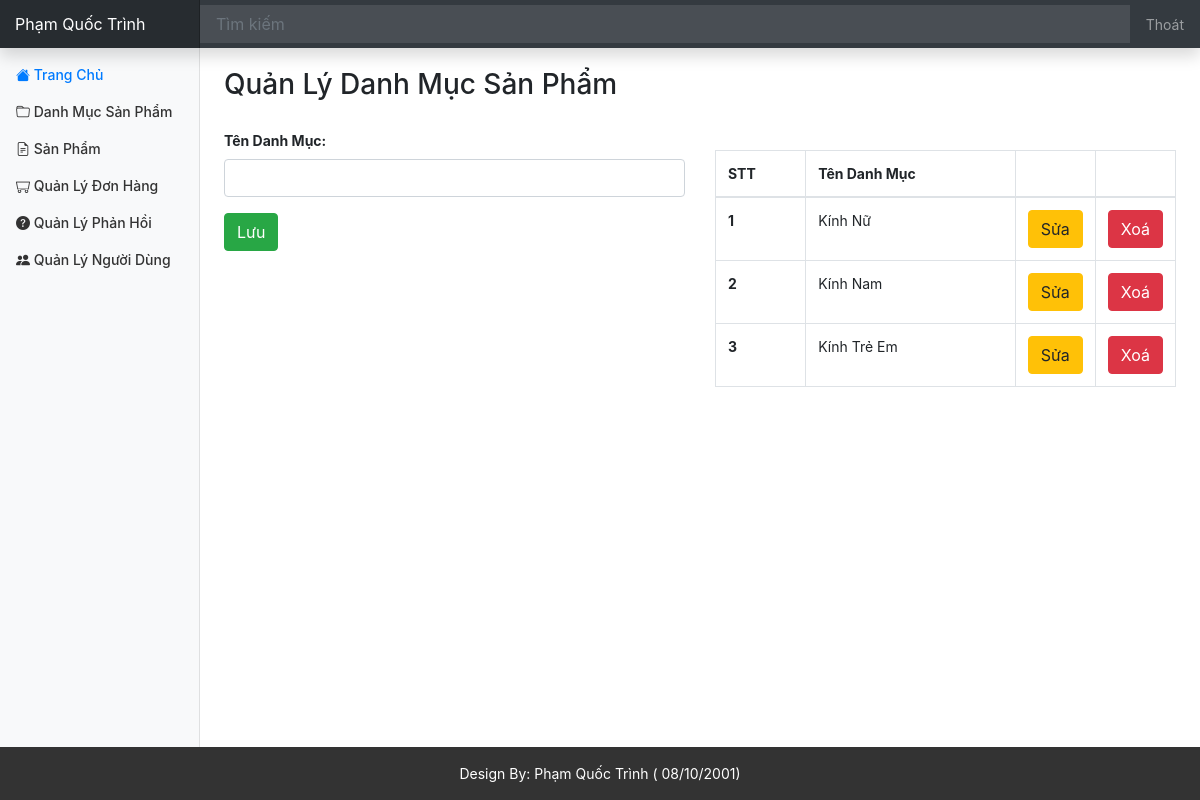
/admin/category/index.php (signed in), run on the app's committed database.
### tables this page shows
CREATE TABLE `category` (
  `id` int(11) NOT NULL,
  `name` varchar(100) NOT NULL
);

### database/dbhelper.php (called while the page is built, shortened)
<?php
function executeResult($sql, $isSingle = false) {
	$data = null;
	$conn = mysqli_connect(HOST, USERNAME, PASSWORD, DATABASE);
	mysqli_set_charset($conn, 'utf8');
	$resultset = mysqli_query($conn, $sql);
	if($isSingle) {
		$data = mysqli_fetch_array($resultset, 1);
	} else {
		$data = [];
		while(($row = mysqli_fetch_array($resultset, 1)) != null) {
			$data[] = $row;
		}
	}
	return $data;
}

### admin/category/index.php (the view, shortened to what this page needs)
<?php
	require_once('../layouts/header.php');
	$id = $name = '';
	$sql = "select * from Category";
	$data = executeResult($sql);
?>
<div class="row" style="margin-top: 20px;">
	<div class="col-md-12" style="margin-bottom: 20px;">
		<h3>Quản Lý Danh Mục Sản Phẩm</h3>
	</div>
	<div class="col-md-6">
		<form method="post" action="index.php" onsubmit="return validateForm();">
			<div class="form-group">
			  <label for="usr" style="font-weight: bold;">Tên Danh Mục:</label>
			  <input required="true" type="text" class="form-control" id="usr" name="name" value="<?=$name?>">
			</div>
			<button class="btn btn-success">Lưu</button>
		</form>
	</div>
	<div class="col-md-6 table-responsive">
		<table class="table table-bordered table-hover" style="margin-top: 20px;">
			<thead>
				<tr>
					<th>STT</th>
					<th>Tên Danh Mục</th>
					<th style="width: 50px"></th>
					<th style="width: 50px"></th>
				</tr>
			</thead>
			<tbody>
<?php
	$index = 0;
	foreach($data as $item) {
		echo '<tr>
					<th>'.(++$index).'</th>
					<td>'.$item['name'].'</td>
					<td style="width: 50px">
						<a href="?id='.$item['id'].'"><button class="btn btn-warning">Sửa</button></a>
					</td>
					<td style="width: 50px">
						<button onclick="deleteCategory('.$item['id'].')" class="btn btn-danger">Xoá</button>
					</td>
				</tr>';
	}
?>
			</tbody>
		</table>
	</div>
</div>
<?php
	require_once('../layouts/footer.php');
?>

### assets/css/dashboard.css (style rules this page uses)
body { font-size: .875rem; }

### data on the page
category: name "Kính Nữ"
category: name "Kính Nam"
category: name "Kính Trẻ Em"

### other printed values
$user['fullname'] "Phạm Quốc Trình"
